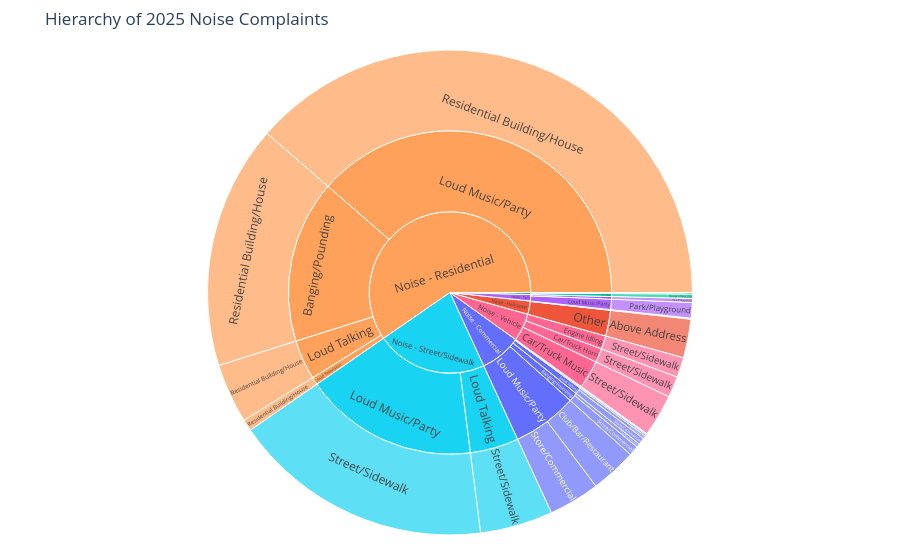

Notebook cell for this chart:
### Code cell
# Create sunburst chart

fig = px.sunburst(
    sunburst_df,
    path=["Problem", "Descriptor", "Location Type"],
    values="count",
    color="Problem",
)

fig.update_layout(
    title="Hierarchy of 2025 Noise Complaints",
    margin=dict(t=50, l=25, r=25, b=25)
)

fig.show()

### Figure 1 — Plotly figure (JSON) as saved in the notebook; plotly's stock layout.template omitted (floating-point values rounded to 4 significant figures)
{"data": [{"branchvalues": "total", "customdata": [["Noise - Commercial"], ["Noise - Commercial"], ["Noise - Commercial"], ["Noise - Commercial"], ["Noise - Commercial"], ["Noise - Commercial"], ["Noise - Commercial"], ["Noise - Commercial"], ["Noise - Commercial"], ["Noise - Commercial"], ["Noise - Commercial"], ["Noise - Commercial"], ["Noise - Commercial"], ["Noise - Commercial"], ["Noise - Commercial"], ["Noise - Commercial"], ["Noise - Commercial"], ["Noise - Helicopter"], ["Noise - Helicopter"], ["Noise - Helicopter"], ["Noise - Helicopter"], ["Noise - Helicopter"], ["Noise - Helicopter"], ["Noise - Helicopter"], ["Noise - House of Worship"], ["Noise - House of Worship"], ["Noise - House of Worship"], ["Noise - House of Worship"], ["Noise - House of Worship"], ["Noise - House of Worship"], ["Noise - House of Worship"], ["Noise - House of Worship"], ["Noise - House of Worship"], ["Noise - Park"], ["Noise - Park"], ["Noise - Park"], ["Noise - Park"], ["Noise - Park"], ["Noise - Residential"], ["Noise - Residential"], ["Noise - Residential"], ["Noise - Residential"], ["Noise - Residential"], ["Noise - Residential"], ["Noise - Residential"], ["Noise - Residential"], ["Noise - Residential"], ["Noise - Street/Sidewalk"], ["Noise - Street/Sidewalk"], ["Noise - Street/Sidewalk"], ["Noise - Street/Sidewalk"], ["Noise - Street/Sidewalk"], ["Noise - Vehicle"], ["Noise - Vehicle"], ["Noise - Vehicle"], ["Noise - Vehicle"], ["Noise - Vehicle"], ["Noise - Vehicle"], ["Noise - Vehicle"]], "domain": {"x": [0, 1], "y": [0, 1]}, "hovertemplate": "labels=%{label}<br>count=%{value}<br>parent=%{parent}<br>id=%{id}<br>Problem=%{customdata[0]}<extra></extra>", "ids": ["Noise - Commercial/Banging/Pounding/Club/Bar/Restaurant", "Noise - Commercial", "Noise - Commercial/Loud Television", "Noise - Commercial/Loud Talking", "Noise - Commercial/Loud Music/Party", "Noise - Commercial/Car/Truck Music", "Noise - Commercial/Banging/Pounding", "Noise - Commercial/Loud Television/Store/Commercial", "Noise - Commercial/Car/Truck Horn", "Noise - Commercial/Loud Talking/Store/Commercial", "Noise - Commercial/Banging/Pounding/Store/Commercial", "Noise - Commercial/Loud Television/Club/Bar/Restaurant", "Noise - Commercial/Car/Truck Music/Store/Commercial", "Noise - Commercial/Loud Music/Party/Club/Bar/Restaurant", "Noise - Commercial/Loud Music/Party/Store/Commercial", "Noise - Commercial/Loud Talking/Club/Bar/Restaurant", "Noise - Commercial/Car/Truck Horn/Store/Commercial", "Noise - Helicopter/News Gathering", "Noise - Helicopter/News Gathering/Above Address", "Noise - Helicopter/Other/Above Address", "Noise - Helicopter", "Noise - Helicopter/NYPD/Above Address", "Noise - Helicopter/Other", "Noise - Helicopter/NYPD", "Noise - House of Worship/Banging/Pounding/House of Worship", "Noise - House of Worship/Loud Music/Party/House of Worship", "Noise - House of Worship/Loud Talking/House of Worship", "Noise - House of Worship/Banging/Pounding", "Noise - House of Worship/Loud Talking", "Noise - House of Worship/Loud Television", "Noise - House of Worship", "Noise - House of Worship/Loud Television/House of Worship", "Noise - House of Worship/Loud Music/Party", "Noise - Park/Loud Music/Party", "Noise - Park/Loud Talking", "Noise - Park", "Noise - Park/Loud Music/Party/Park/Playground", "Noise - Park/Loud Talking/Park/Playground", "Noise - Residential", "Noise - Residential/Loud Television/Residential Building/House", "Noise - Residential/Banging/Pounding", "Noise - Residential/Loud Music/Party", "Noise - Residential/Loud Talking", "Noise - Residential/Loud Television", "Noise - Residential/Banging/Pounding/Residential Building/House", "Noise - Residential/Loud Music/Party/Residential Building/House", "Noise - Residential/Loud Talking/Residential Building/House", "Noise - Street/Sidewalk/Loud Music/Party", "Noise - Street/Sidewalk/Loud Talking/Street/Sidewalk", "Noise - Street/Sidewalk/Loud Music/Party/Street/Sidewalk", "Noise - Street/Sidewalk", "Noise - Street/Sidewalk/Loud Talking", "Noise - Vehicle/Engine Idling/Street/Sidewalk", "Noise - Vehicle/Car/Truck Music", "Noise - Vehicle/Car/Truck Horn", "Noise - Vehicle/Car/Truck Horn/Street/Sidewalk", "Noise - Vehicle/Car/Truck Music/Street/Sidewalk", "Noise - Vehicle/Engine Idling", "Noise - Vehicle"], "labels": ["Club/Bar/Restaurant", "Noise - Commercial", "Loud Television", "Loud Talking", "Loud Music/Party", "Car/Truck Music", "Banging/Pounding", "Store/Commercial", "Car/Truck Horn", "Store/Commercial", "Store/Commercial", "Club/Bar/Restaurant", "Store/Commercial", "Club/Bar/Restaurant", "Store/Commercial", "Club/Bar/Restaurant", "Store/Commercial", "News Gathering", "Above Address", "Above Address", "Noise - Helicopter", "Above Address", "Other", "NYPD", "House of Worship", "House of Worship", "House of Worship", "Banging/Pounding", "Loud Talking", "Loud Television", "Noise - House of Worship", "House of Worship", "Loud Music/Party", "Loud Music/Party", "Loud Talking", "Noise - Park", "Park/Playground", "Park/Playground", "Noise - Residential", "Residential Building/House", "Banging/Pounding", "Loud Music/Party", "Loud Talking", "Loud Television", "Residential Building/House", "Residential Building/House", "Residential Building/House", "Loud Music/Party", "Street/Sidewalk", "Street/Sidewalk", "Noise - Street/Sidewalk", "Loud Talking", "Street/Sidewalk", "Car/Truck Music", "Car/Truck Horn", "Street/Sidewalk", "Street/Sidewalk", "Engine Idling", "Noise - Vehicle"], "marker": {"colors": ["#636efa", "#636efa", "#636efa", "#636efa", "#636efa", "#636efa", "#636efa", "#636efa", "#636efa", "#636efa", "#636efa", "#636efa", "#636efa", "#636efa", "#636efa", "#636efa", "#636efa", "#EF553B", "#EF553B", "#EF553B", "#EF553B", "#EF553B", "#EF553B", "#EF553B", "#00cc96", "#00cc96", "#00cc96", "#00cc96", "#00cc96", "#00cc96", "#00cc96", "#00cc96", "#00cc96", "#ab63fa", "#ab63fa", "#ab63fa", "#ab63fa", "#ab63fa", "#FFA15A", "#FFA15A", "#FFA15A", "#FFA15A", "#FFA15A", "#FFA15A", "#FFA15A", "#FFA15A", "#FFA15A", "#19d3f3", "#19d3f3", "#19d3f3", "#19d3f3", "#19d3f3", "#FF6692", "#FF6692", "#FF6692", "#FF6692", "#FF6692", "#FF6692", "#FF6692"]}, "name": "", "parents": ["Noise - Commercial/Banging/Pounding", "", "Noise - Commercial", "Noise - Commercial", "Noise - Commercial", "Noise - Commercial", "Noise - Commercial", "Noise - Commercial/Loud Television", "Noise - Commercial", "Noise - Commercial/Loud Talking", "Noise - Commercial/Banging/Pounding", "Noise - Commercial/Loud Television", "Noise - Commercial/Car/Truck Music", "Noise - Commercial/Loud Music/Party", "Noise - Commercial/Loud Music/Party", "Noise - Commercial/Loud Talking", "Noise - Commercial/Car/Truck Horn", "Noise - Helicopter", "Noise - Helicopter/News Gathering", "Noise - Helicopter/Other", "", "Noise - Helicopter/NYPD", "Noise - Helicopter", "Noise - Helicopter", "Noise - House of Worship/Banging/Pounding", "Noise - House of Worship/Loud Music/Party", "Noise - House of Worship/Loud Talking", "Noise - House of Worship", "Noise - House of Worship", "Noise - House of Worship", "", "Noise - House of Worship/Loud Television", "Noise - House of Worship", "Noise - Park", "Noise - Park", "", "Noise - Park/Loud Music/Party", "Noise - Park/Loud Talking", "", "Noise - Residential/Loud Television", "Noise - Residential", "Noise - Residential", "Noise - Residential", "Noise - Residential", "Noise - Residential/Banging/Pounding", "Noise - Residential/Loud Music/Party", "Noise - Residential/Loud Talking", "Noise - Street/Sidewalk", "Noise - Street/Sidewalk/Loud Talking", "Noise - Street/Sidewalk/Loud Music/Party", "", "Noise - Street/Sidewalk", "Noise - Vehicle/Engine Idling", "Noise - Vehicle", "Noise - Vehicle", "Noise - Vehicle/Car/Truck Horn", "Noise - Vehicle/Car/Truck Music", "Noise - Vehicle", ""], "type": "sunburst", "values": [1915.0, 63960.0, 111.0, 5059.0, 50350.0, 851.0, 7024.0, 71.0, 559.0, 3448.0, 5109.0, 40.0, 851.0, 23890.0, 26460.0, 1611.0, 559.0, 267.0, 267.0, 20020.0, 20550.0, 271.0, 20020.0, 271.0, 92.0, 684.0, 2287.0, 92.0, 2287.0, 2.0, 3065.0, 2.0, 684.0, 8014.0, 2065.0, 10080.0, 8014.0, 2065.0, 463300.0, 6005.0, 126400.0, 300100.0, 30830.0, 6005.0, 126400.0, 300100.0, 30830.0, 135300.0, 37730.0, 135300.0, 173000.0, 37730.0, 10380.0, 21960.0, 10890.0, 10890.0, 21960.0, 10380.0, 43220.0]}], "layout": {"legend": {"tracegroupgap": 0}, "margin": {"b": 25, "l": 25, "r": 25, "t": 50}, "title": {"text": "Hierarchy of 2025 Noise Complaints"}}}
